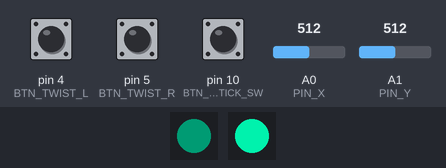
Bench run of a sketch on a simulated Arduino Leonardo, built with avr-gcc and run on an emulated ATmega32U4. Parts: 2 × 1 RGB LEDs in strip order, left to right. The test bench sets the inputs (shaded band); at power-on: A0 (PIN_X) = 512, A1 (PIN_Y) = 512, pin 4 (BTN_TWIST_L) HIGH, pin 5 (BTN_TWIST_R) HIGH, pin 10 (BTN_JOYSTICK_SW) HIGH. Dim RGB values are drawn brighter than linear; USB keyboard and mouse output is not drawn.

Above: at 1.2 s.
1.3 s: A0 (PIN_X) set to 610
4.3 s: A0 (PIN_X) set to 590
At 6.32 s:
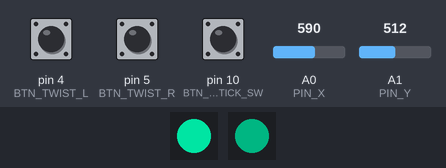
7.3 s: A1 (PIN_Y) set to 610
10.3 s: pin 4 (BTN_TWIST_L) pulled LOW for 0.15 s
13.3 s: pin 5 (BTN_TWIST_R) pulled LOW for 0.15 s
16.4 s: pin 10 (BTN_JOYSTICK_SW) pulled LOW for 0.15 s
At 16.59 s:
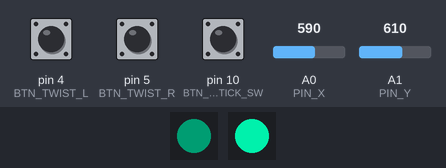
At 18.9 s:
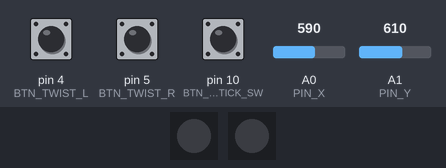
Timing chart, 0 to 20.4 s (numbered marks = the images above; inputs shaded):
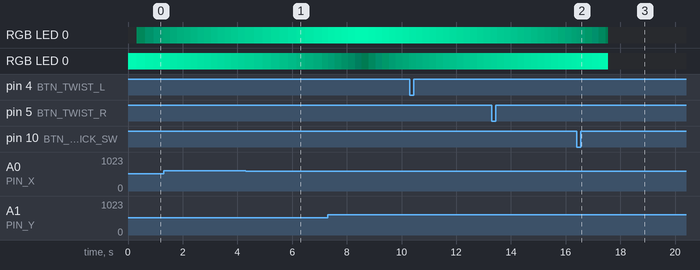

The sketch:

Working-SmartUIforReact.ino
```cpp
#include <Keyboard.h>
#include <FastLED.h>
// This file is made specifically for the 3D printed Smart Knob Prototype made by Ronald Helmstrijd.
// It connects to the Reacts Prototype via USB cable, created by Daan Kuhlmann.
// ================== CONFIGURATION ==================

// --- LED setup ---
// Joystick LED (SK9822)
#define JOYSTICK_DATA_PIN 8
#define JOYSTICK_CLOCK_PIN 9
#define NUM_JOYSTICK_LEDS 1
CRGB joystickLED[NUM_JOYSTICK_LEDS];

// Base LED (SK9822)
#define BASE_DATA_PIN 6
#define BASE_CLOCK_PIN 7
#define NUM_BASE_LEDS 1
CRGB baseLED[NUM_BASE_LEDS];

// --- Joystick ---
#define PIN_X A0
#define PIN_Y A1

// --- Joystick button ---
#define BTN_JOYSTICK_SW 10

// --- Twist buttons ---
#define BTN_TWIST_L 4
#define BTN_TWIST_R 5

// Joystick switch debounce
bool lastJoySwState = HIGH;
unsigned long lastJoySwTime = 0;
const unsigned long JOY_SW_TIMEOUT = 100;

// Colors
String globalColorHex = "00EEAA";   // default blue-green
CRGB COLOR_OFF = CRGB::Black;

// Twist debounce
const unsigned long TWIST_TIMEOUT = 50;
bool lastTwistLState = HIGH;
bool lastTwistRState = HIGH;
unsigned long lastTwistLTime = 0;
unsigned long lastTwistRTime = 0;

// Joystick movement throttle
bool joystickActive = false;

// Modes
bool apcModeActive = false;
bool smartUIModeActive = false;
bool breatheModeActive = false;
bool startupBreathDone = false;

// Debug
bool debugMode = false;

// ================== HELPER FUNCTIONS ==================

CRGB hexToCRGB(String hexColor) {
  if (hexColor.length() != 6) return CRGB::White;
  long number = strtol(hexColor.c_str(), NULL, 16);
  byte r = (number >> 16) & 0xFF;
  byte g = (number >> 8) & 0xFF;
  byte b = number & 0xFF;
  return CRGB(r, g, b);
}

void setLEDJoystick(CRGB color) {
  fill_solid(joystickLED, NUM_JOYSTICK_LEDS, color);
  FastLED.show();
}

void setLEDBase(CRGB color) {
  fill_solid(baseLED, NUM_BASE_LEDS, color);
  FastLED.show();
}

void turnOffAllLEDs() {
  setLEDJoystick(COLOR_OFF);
  setLEDBase(COLOR_OFF);
}

void turnOffAllModes() {
  apcModeActive = false;
  smartUIModeActive = false;
  breatheModeActive = false;
  turnOffAllLEDs();
  if (debugMode) Serial.println("[MODE] All modes deactivated");
}

// Keyboard
void pressKey(char key) {
  Keyboard.press(key);
  delay(30);
  Keyboard.release(key);
  if (debugMode) {
    Serial.print("[KEY] ");
    Serial.println(key);
  }
}

// ================== BREATHING EFFECT ==================
void updateBreathingEffect() {
  static uint8_t phase = 0;
  static int direction = 1;
  static unsigned long lastUpdate = 0;

  const unsigned long BREATHE_SPEED = 10;

  if (millis() - lastUpdate < BREATHE_SPEED) return;
  lastUpdate = millis();

  CRGB baseColor = hexToCRGB(globalColorHex);

  uint8_t inhale = phase;           // Joystick LED
  uint8_t exhale = 255 - phase;     // Base LED

  CRGB joy = baseColor;
  joy.nscale8_video(inhale);

  CRGB bottom = baseColor;
  bottom.nscale8_video(exhale);

  setLEDJoystick(joy);
  setLEDBase(bottom);

  phase += direction;

  if (phase == 255 || phase == 0) {
    direction = -direction;
  }
}

void runStartupBreathingOnce() {
  static uint8_t phase = 0;
  static int direction = 1;

  CRGB baseColor = hexToCRGB(globalColorHex);

  // Joystick inhales, base exhales
  uint8_t inhale = phase;
  uint8_t exhale = 255 - phase;

  CRGB joy = baseColor;
  joy.nscale8_video(inhale);

  CRGB bottom = baseColor;
  bottom.nscale8_video(exhale);

  setLEDJoystick(joy);
  setLEDBase(bottom);

  phase += direction;

  // When cycle completes fully (back to 0), we're done
  if (phase == 255 || phase == 0) {
    if (phase == 0) {
      turnOffAllLEDs();
      startupBreathDone = true;
    }
    direction = -direction;
  }

  delay(10);  // breathing speed
}

// ================== SETUP ==================
void setup() {
  Keyboard.begin();
  Serial.begin(115200);

  pinMode(BTN_TWIST_L, INPUT_PULLUP);
  pinMode(BTN_TWIST_R, INPUT_PULLUP);
  pinMode(BTN_JOYSTICK_SW, INPUT_PULLUP);

  FastLED.addLeds<SK9822, JOYSTICK_DATA_PIN, JOYSTICK_CLOCK_PIN, BGR>(joystickLED, NUM_JOYSTICK_LEDS);
  FastLED.addLeds<SK9822, BASE_DATA_PIN, BASE_CLOCK_PIN, BGR>(baseLED, NUM_BASE_LEDS);

  turnOffAllLEDs();
}

// ================== MAIN LOOP ==================
void loop() {
  // ----- RUN ONE BREATH AT STARTUP -----
  if (!startupBreathDone) {
    runStartupBreathingOnce();
    //return;   // Block all other logic until finished
  }

  // ----------------- SERIAL COMMANDS -----------------
  if (Serial.available()) {
    String cmd = Serial.readStringUntil('\n');
    cmd.trim();
    cmd.toLowerCase();

    if (cmd == "debug on") {
      debugMode = true;
      Serial.println("[DEBUG] Enabled");
    }
    else if (cmd == "debug off") {
      debugMode = false;
      Serial.println("[DEBUG] Disabled");
    }
    else if (cmd == "mode apc") {
      turnOffAllModes();
      apcModeActive = true;
      setLEDJoystick(hexToCRGB(globalColorHex));
    }
    else if (cmd == "mode smartui" || cmd == "mode smart") {
      turnOffAllModes();
      smartUIModeActive = true;
      setLEDBase(hexToCRGB(globalColorHex));
    }
    else if (cmd == "mode none" || cmd == "mode off") {
      turnOffAllModes();
    }
    else if (cmd.startsWith("led color ")) {
      String newColor = cmd.substring(10);
      if (newColor.length() == 6) {
        globalColorHex = newColor;
        if (apcModeActive) setLEDJoystick(hexToCRGB(globalColorHex));
        if (smartUIModeActive) setLEDBase(hexToCRGB(globalColorHex));
      }
    }
    else if (cmd == "mode breathe") {
      turnOffAllModes();
      breatheModeActive = true;
      if (debugMode) Serial.println("[MODE] Breathing ON");
    }
    else if (cmd == "mode pause") {
      breatheModeActive = false;
      turnOffAllLEDs();
      if (debugMode) Serial.println("[MODE] Breathing paused");
    }
  }

  // ----------------- BREATHING ANIMATION -----------------
  if (breatheModeActive) {
    updateBreathingEffect();
    // return;   // <--- Requested return, but left commented out
  }

  // ----------------- TWIST LEFT BUTTON -----------------
  bool twistL = digitalRead(BTN_TWIST_L);
  if (twistL == LOW && lastTwistLState == HIGH && (millis() - lastTwistLTime > TWIST_TIMEOUT)) {
    pressKey('q');
    lastTwistLTime = millis();
  }
  lastTwistLState = twistL;

  // ----------------- TWIST RIGHT BUTTON -----------------
  bool twistR = digitalRead(BTN_TWIST_R);
  if (twistR == LOW && lastTwistRState == HIGH && (millis() - lastTwistRTime > TWIST_TIMEOUT)) {
    pressKey('e');
    lastTwistRTime = millis();
  }
  lastTwistRState = twistR;

  // ----------------- JOYSTICK PUSH -----------------
  bool joyPress = digitalRead(BTN_JOYSTICK_SW);
  if (joyPress == LOW && lastJoySwState == HIGH && millis() - lastJoySwTime > 300) {
    pressKey('f');  // your previous mapping
    lastJoySwTime = millis();
  }
  lastJoySwState = joyPress;

  // ----------------- JOYSTICK AXIS MOVEMENT -----------------
  int xVal = analogRead(PIN_X);
  int yVal = analogRead(PIN_Y);

  static unsigned long lastMoveTime = 0;
  const unsigned long MOVE_COOLDOWN = 200;

  if (!joystickActive && (xVal > 600 || yVal > 600)) {
    joystickActive = true;
  }

  if (joystickActive && millis() - lastMoveTime > MOVE_COOLDOWN) {
    const int DEADZONE_LOW = 430;
    const int DEADZONE_HIGH = 600;

    bool moved = false;

    if (xVal < DEADZONE_LOW) { pressKey('z'); moved = true; }
    else if (xVal > DEADZONE_HIGH) { pressKey('w'); moved = true; }

    if (yVal < DEADZONE_LOW) { pressKey('a'); moved = true; }
    else if (yVal > DEADZONE_HIGH) { pressKey('s'); moved = true; }

    if (moved) lastMoveTime = millis();
  }

  delay(20);
}
```
